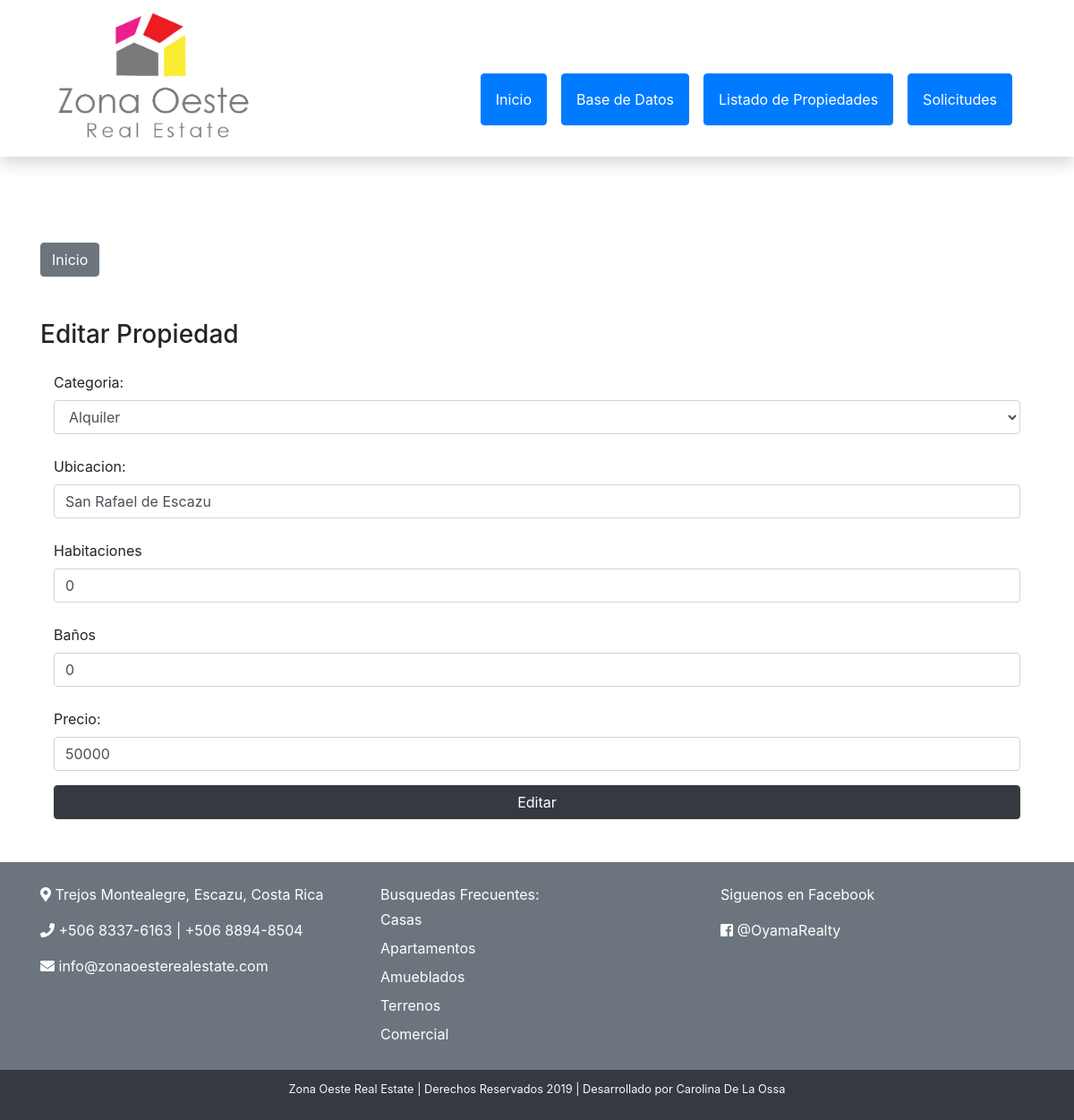
/resources/database/editproperty.php?id=8 (signed in), run on the app's committed database.
### tables this page shows
CREATE TABLE `infoprincipal` (
  `id` int(250) NOT NULL,
  `foto` varchar(250) NOT NULL,
  `categoria` varchar(50) NOT NULL,
  `ubicacion` varchar(50) NOT NULL,
  `habitaciones` int(20) NOT NULL,
  `banos` int(20) NOT NULL,
  `descripcion` varchar(250) NOT NULL,
  `precio` int(20) NOT NULL,
  `creado` date NOT NULL
);

### resources/database/editproperty.php (the view, shortened to what this page needs)
<?php
 include_once("dataheader.php");
    include_once("dataconfig.php");
                $id= $_GET['id'];
                $result = mysqli_query($connection, "SELECT * FROM infoprincipal WHERE id=$id");
                while($user_data = mysqli_fetch_array($result)){
                    $ubicacion = $user_data['ubicacion'];
                    $habitaciones = $user_data['habitaciones'];
                    $banos = $user_data['banos'];
                    $precio = $user_data['precio'];
                }
?>
<!DOCTYPE html>
<html>
<body>
    <div class="container mt-3">
        <a href="database.php" class="btn btn-secondary my-5">Inicio</a>
        <h3>Editar Propiedad</h3>
        <div class="container">
            <form name="editar" method="POST" action="editproperty.php">
                <div class="form-group mt-4">
                    <label for="Categoria">Categoria:</label>
                    <select name="categoria" class="form-control">
                        <option value="alquiler">Alquiler</option>
                    </select>
                </div>
                <div class="form-group mt-4">
                    <label>Ubicacion:</label>
                    <input type="text" name="ubicacion" class="form-control" value="<?php echo $ubicacion;?>">
                </div>
                 <div class="form-group mt-4">
                    <label for="Habitaciones">Habitaciones</label>
                    <input type="number" name="habitaciones" class="form-control" value="<?php echo $habitaciones; ?>">
                    </div>
                      <div class="form-group mt-4">
                    <label for="Ba&ntilde;os">Ba&ntilde;os</label>
                    <input type="number" name="banos" class="form-control" value= "<?php echo $banos; ?>">
                    </div>
                <div class="form-group mt-4">
                    <label>Precio:</label>
                    <input type="number" name="precio" class="form-control" value="<?php echo $precio; ?>">
                </div>
                <input type="submit" name="editar" value="Editar" class="btn btn-dark btn-block">
            </form>
        </div>
    </div>
</body>
</html>
<?php include("../../footer.php"); ?>

### data on the page
infoprincipal: ubicacion "San Rafael de Escazu", habitaciones "0", banos "0", precio "50000"
